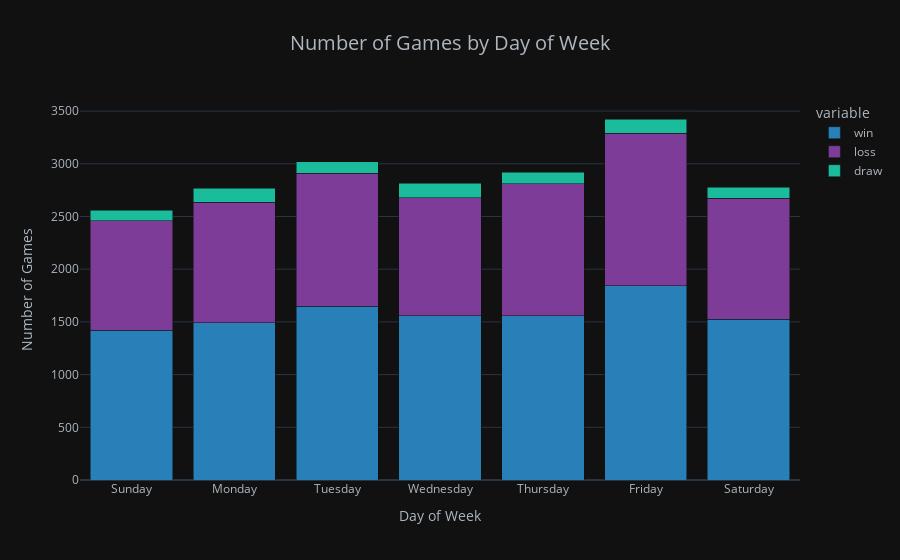

Here is the notebook cell this chart was saved with:
### Markdown cell above
### Number of Games by Day of Week

### Code cell
pivot_table = pd.pivot_table(df, index='day_of_week',columns = 'result', values = 'game_id', aggfunc='count')

day_order = ['Sunday','Monday', 'Tuesday', 'Wednesday', 'Thursday', 'Friday', 'Saturday']
pivot_table = pivot_table.reindex(day_order)
days_of_week = pivot_table.index

fig = px.bar(pivot_table,x=days_of_week, y=['win','loss','draw'],color_discrete_sequence=[blue,purple,green],
             title='Number of Games by Day of Week',barmode ='stack')
fig.update_layout(font_color = '#AEB6BF',title_x = 0.5,title_font_size = 20,
                  xaxis_title = 'Day of Week',yaxis_title = 'Number of Games')
fig.show()

### Figure 1 — Plotly figure (JSON) as saved in the notebook; plotly's stock layout.template omitted (floating-point values rounded to 4 significant figures)
{"data": [{"alignmentgroup": "True", "hovertemplate": "variable=win<br>day_of_week=%{x}<br>value=%{y}<extra></extra>", "legendgroup": "win", "marker": {"color": "#2980B9", "pattern": {"shape": ""}}, "name": "win", "offsetgroup": "win", "orientation": "v", "showlegend": true, "textposition": "auto", "type": "bar", "x": ["Sunday", "Monday", "Tuesday", "Wednesday", "Thursday", "Friday", "Saturday"], "xaxis": "x", "y": [1423, 1494, 1647, 1557, 1557, 1845, 1523], "yaxis": "y"}, {"alignmentgroup": "True", "hovertemplate": "variable=loss<br>day_of_week=%{x}<br>value=%{y}<extra></extra>", "legendgroup": "loss", "marker": {"color": "#7D3C98", "pattern": {"shape": ""}}, "name": "loss", "offsetgroup": "loss", "orientation": "v", "showlegend": true, "textposition": "auto", "type": "bar", "x": ["Sunday", "Monday", "Tuesday", "Wednesday", "Thursday", "Friday", "Saturday"], "xaxis": "x", "y": [1036, 1139, 1261, 1120, 1254, 1446, 1148], "yaxis": "y"}, {"alignmentgroup": "True", "hovertemplate": "variable=draw<br>day_of_week=%{x}<br>value=%{y}<extra></extra>", "legendgroup": "draw", "marker": {"color": "#1ABC9C", "pattern": {"shape": ""}}, "name": "draw", "offsetgroup": "draw", "orientation": "v", "showlegend": true, "textposition": "auto", "type": "bar", "x": ["Sunday", "Monday", "Tuesday", "Wednesday", "Thursday", "Friday", "Saturday"], "xaxis": "x", "y": [100, 136, 111, 140, 107, 134, 107], "yaxis": "y"}], "layout": {"barmode": "stack", "font": {"color": "#AEB6BF"}, "legend": {"title": {"text": "variable"}, "tracegroupgap": 0}, "title": {"font": {"size": 20}, "text": "Number of Games by Day of Week", "x": 0.5}, "xaxis": {"anchor": "y", "domain": [0, 1], "title": {"text": "Day of Week"}}, "yaxis": {"anchor": "x", "domain": [0, 1], "title": {"text": "Number of Games"}}}}
